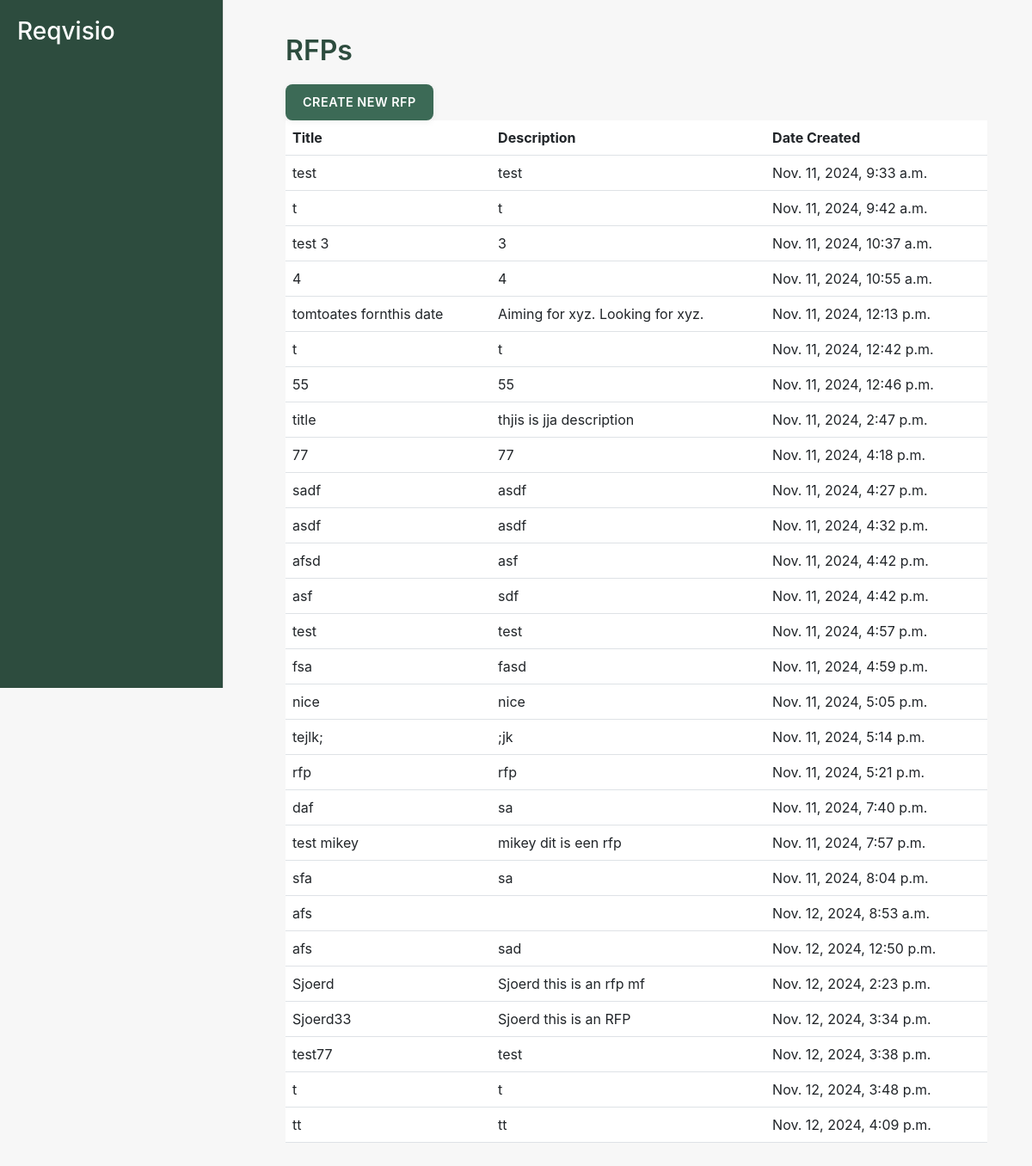
Before: /procurement01/rfps/ (signed in) with the older database file.
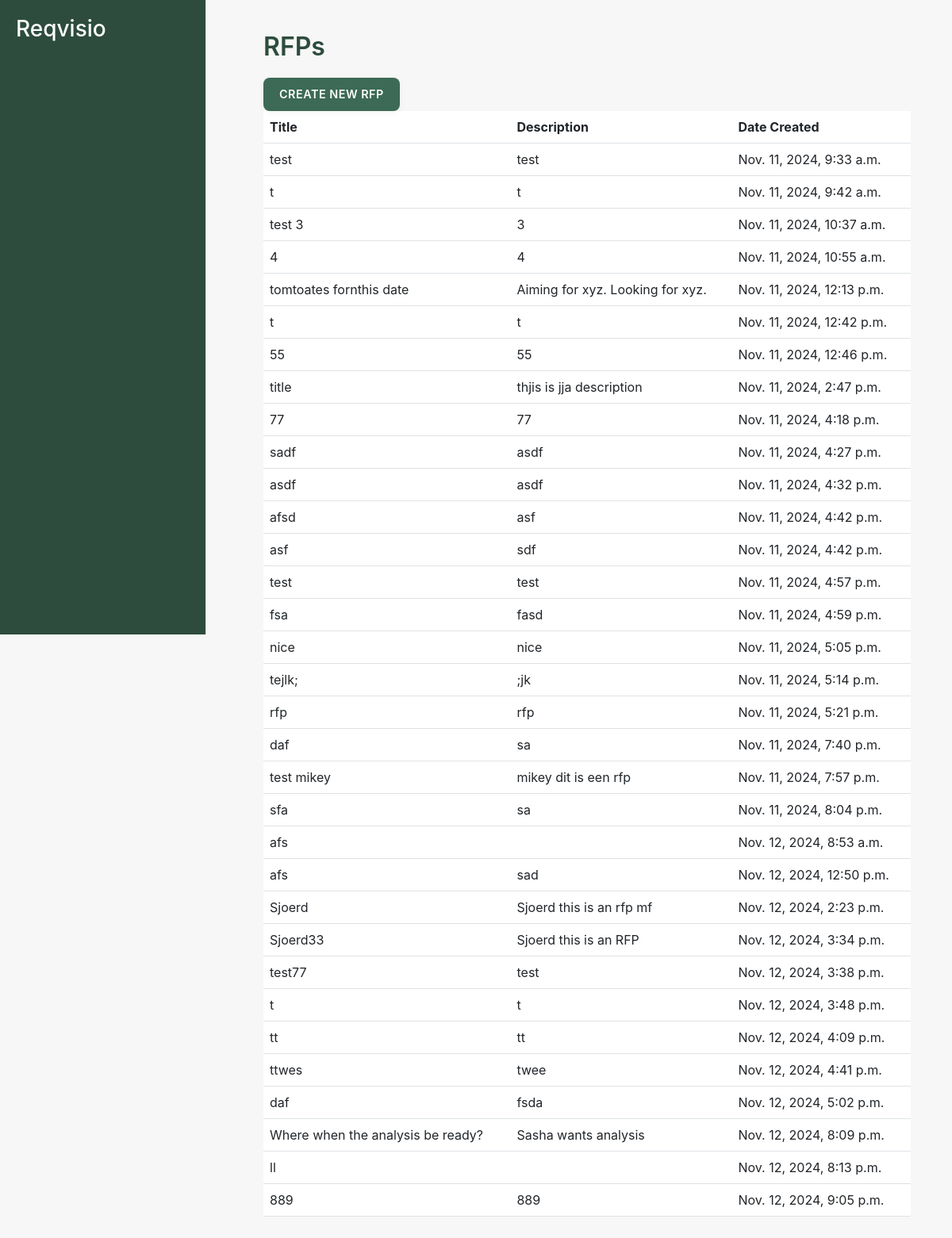
After: the same page with the newer database file.
### procurement01/models.py (models this page shows, shortened)
class RFP(models.Model):
    title = models.CharField(max_length=255)
    description = models.TextField(blank = True)
    created_at = models.DateTimeField(auto_now_add=True)
    updated_at = models.DateTimeField(auto_now=True)
    deleted_at = models.DateTimeField(null=True, blank=True)

### procurement01/views.py (the view)
# urls.py: path('rfps/', views.rfp_list_view, name='rfp_list'),
@login_required
def rfp_list_view(request):
    rfps = RFP.objects.all()  # You might want to filter by the user's company if needed
    return render(request, 'procurement01/rfp_list.html', {'rfps': rfps})

### procurement01/templates/procurement01/rfp_list.html
{% extends 'procurement01/layout.html' %}
{% block content %}
<h2>RFPs</h2>
<a href="{% url 'create_rfp_step1' %}" class="btn btn-primary">Create New RFP</a>
<table class="table">
    <thead>
        <tr>
            <th>Title</th>
            <th>Description</th>
            <th>Date Created</th>
        </tr>
    </thead>
    <tbody>
        {% for rfp in rfps %}
        <tr>
            <td>{{ rfp.title }}</td>
            <td>{{ rfp.description }}</td>
            <td>{{ rfp.created_at }}</td>
        </tr>
        {% empty %}
        <tr>
            <td colspan="3">No RFPs available.</td>
        </tr>
        {% endfor %}
    </tbody>
</table>
{% endblock %}

Changed rows visible on the page:
added RFP: title "ttwes", description "twee", created_at "Nov. 12, 2024, 4:41 p.m."
added RFP: title "daf", description "fsda", created_at "Nov. 12, 2024, 5:02 p.m."
added RFP: title "Where when the analysis be ready?", description "Sasha wants analysis", created_at "Nov. 12, 2024, 8:09 p.m."
added RFP: title "ll", created_at "Nov. 12, 2024, 8:13 p.m."
added RFP: title "889", description "889", created_at "Nov. 12, 2024, 9:05 p.m."
